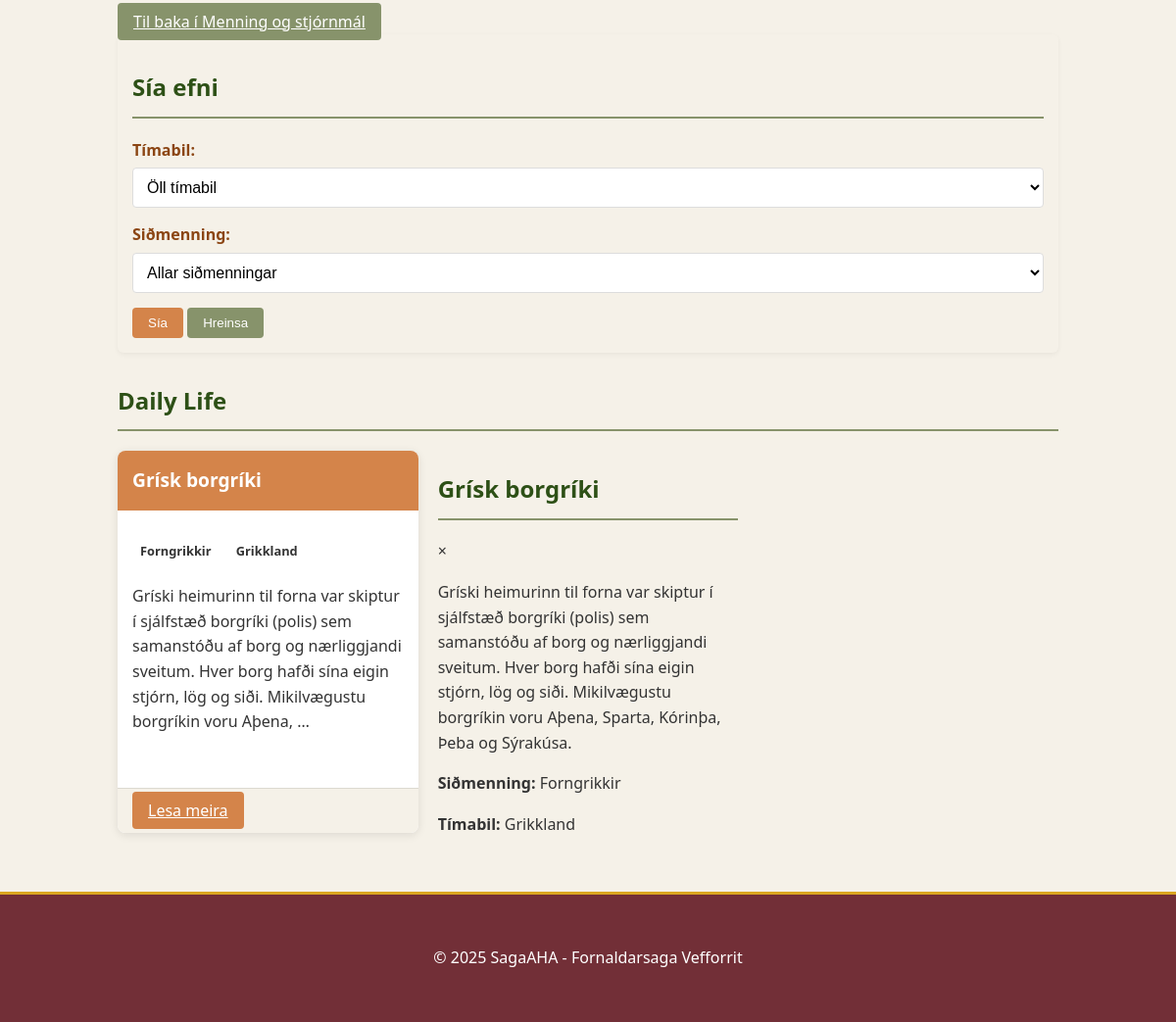
The app's page /reference/culture/daily-life/ (lower part), older data.
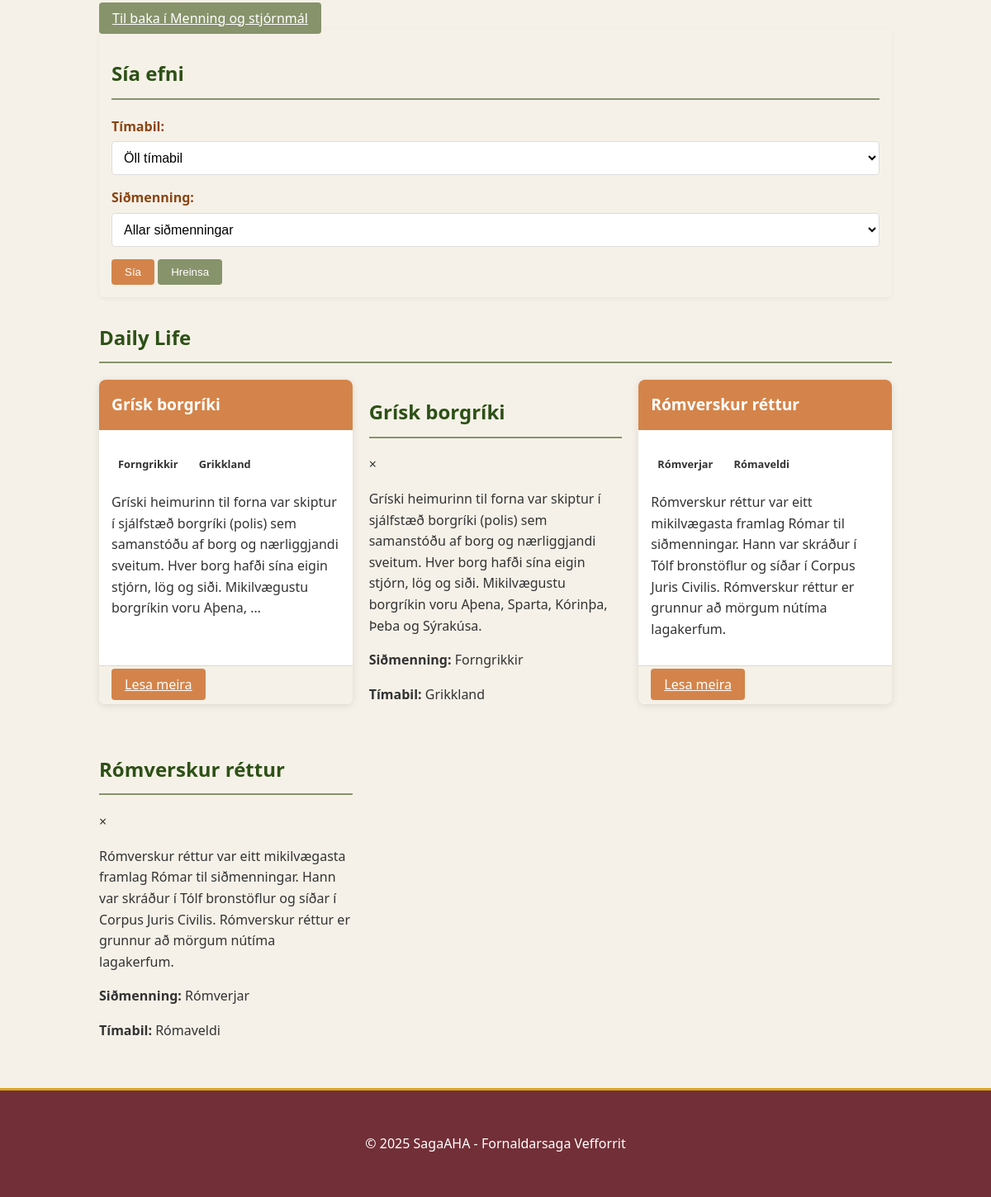
The same page, newer data.
### reference/models.py (models this page shows, shortened)
class CulturalTopic(models.Model):
    TOPIC_CATEGORIES = [
        ('daily_life', 'Daily Life'),
        ('social_classes', 'Social Classes'),
        ('trade', 'Trade & Commerce'),
        ('art', 'Art & Architecture'),
        ('literature', 'Literature & Writing'),
        ('religion', 'Religion & Rituals'),
        ('science', 'Science & Technology'),
        ('other', 'Other'),
    ]
    title = models.CharField(max_length=100)
    title_is = models.CharField(max_length=100)  # Icelandic title
    category = models.CharField(max_length=20, choices=TOPIC_CATEGORIES)
    civilization = models.ForeignKey(Civilization, on_delete=models.SET_NULL, null=True, blank=True, related_name='cultural_topics')
    period = models.ForeignKey(HistoricalPeriod, on_delete=models.SET_NULL, null=True, related_name='cultural_topics')
    content = models.TextField()
    content_is = models.TextField()  # Icelandic content
    image = models.ImageField(upload_to='cultural_topics/', blank=True, null=True)

### core/models.py (models this page shows, shortened)
class Civilization(models.Model):
    name = models.CharField(max_length=100)
    name_is = models.CharField(max_length=100)  # Icelandic name
    start_year = models.IntegerField()  # Can be negative for BCE
    end_year = models.IntegerField()
    region = models.CharField(max_length=100)
    description = models.TextField()
    description_is = models.TextField()  # Icelandic description
    period = models.ForeignKey(HistoricalPeriod, on_delete=models.SET_NULL, null=True, related_name='civilizations')

class HistoricalPeriod(models.Model):
    name = models.CharField(max_length=100)
    name_is = models.CharField(max_length=100)  # Icelandic name
    start_year = models.IntegerField()  # Can be negative for BCE
    end_year = models.IntegerField()
    description = models.TextField()
    description_is = models.TextField()  # Icelandic description
    parent = models.ForeignKey('self', on_delete=models.SET_NULL, null=True, blank=True, related_name='subperiods')

### reference/views.py (the view)
# urls.py: path('culture/daily-life/', views.daily_life, name='daily_life'),
def daily_life(request):
    topics = CulturalTopic.objects.filter(category='daily_life').order_by('title_is')
    civilizations = Civilization.objects.all().order_by('name_is')
    periods = HistoricalPeriod.objects.all().order_by('start_year')
    context = {
        'topics': topics,
        'civilizations': civilizations,
        'periods': periods,
        'category': 'daily_life',
        'category_display': 'Daily Life',
    }
    return render(request, 'reference/cultural_topics.html', context)

### templates/reference/cultural_topics.html (shortened to what this page needs)
{% extends 'base.html' %}
{% load static %}
{% block extra_css %}
<link rel="stylesheet" href="{% static 'css/reference.css' %}">
{% endblock %}
{% block content %}
<div class="reference-home-container">
    <div class="reference-header">
        <a href="{% url 'reference:culture_home' %}" class="btn-secondary">Til baka í Menning og stjórnmál</a>
    </div>
    <div class="reference-filters">
        <h2>Sía efni</h2>
        <form id="filter-form" method="get">
            <div class="filter-group">
                <label for="period">Tímabil:</label>
                <select name="period" id="period" class="form-select">
                    <option value="">Öll tímabil</option>
                </select>
            </div>
            <div class="filter-group">
                <label for="civilization">Siðmenning:</label>
                <select name="civilization" id="civilization" class="form-select">
                    <option value="">Allar siðmenningar</option>
                </select>
            </div>
            <button type="submit" class="btn-primary">Sía</button>
            <button type="reset" class="btn-secondary">Hreinsa</button>
        </form>
    </div>
    <div class="reference-section">
        <h2>{{ category_display }}</h2>
        {% if topics %}
            <div class="reference-grid">
                {% for topic in topics %}
                    <div class="reference-card">
                        <div class="card-header">
                            <h3>{{ topic.title_is }}</h3>
                        </div>
                        <div class="card-body">
                            {% if topic.civilization %}
                                <p class="category-badge">{{ topic.civilization.name_is }}</p>
                            {% endif %}
                            {% if topic.period %}
                                <p class="category-badge">{{ topic.period.name_is }}</p>
                            {% endif %}
                            <p>{{ topic.content_is|truncatewords:30 }}</p>
                        </div>
                        <div class="card-footer">
                            <a href="#" class="btn-primary" data-toggle="modal" data-target="#topic-{{ topic.id }}">Lesa meira</a>
                        </div>
                    </div>
                    <div class="modal" id="topic-{{ topic.id }}">
                        <div class="modal-content">
                            <div class="modal-header">
                                <h2>{{ topic.title_is }}</h2>
                                <span class="close">&times;</span>
                            </div>
                            <div class="modal-body">
                                <div class="topic-content">
                                    {{ topic.content_is|linebreaks }}
                                </div>
                                {% if topic.civilization or topic.period %}
                                    <div class="topic-meta">
                                        {% if topic.civilization %}
                                            <p><strong>Siðmenning:</strong> {{ topic.civilization.name_is }}</p>
                                        {% endif %}
                                        {% if topic.period %}
                                            <p><strong>Tímabil:</strong> {{ topic.period.name_is }}</p>
                                        {% endif %}
                                    </div>
                                {% endif %}
                            </div>
                        </div>
                    </div>
                {% endfor %}
            </div>
        {% else %}
            <p>Engin efnisatriði fundust fyrir þennan flokk.</p>
        {% endif %}
    </div>
</div>
{% endblock %}

Row changes from the older to the newer data that the page shows:
added CulturalTopic: title_is "Rómverskur réttur", civilization.name_is "Rómverjar", period.name_is "Rómaveldi", content_is "Rómverskur réttur var eitt mikilvægasta framlag Rómar til siðmenningar. Hann var skráður í Tólf bronstöflur og síðar í Corpus Juris Civilis. Rómverskur réttur er grunnur að mörgum nútíma lagakerfum."
